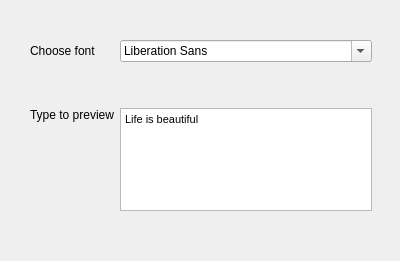
<?xml version="1.0" encoding="UTF-8"?>
<ui version="4.0">
 <class>Dialog</class>
 <widget class="QDialog" name="Dialog">
  <property name="geometry">
   <rect>
    <x>0</x>
    <y>0</y>
    <width>400</width>
    <height>261</height>
   </rect>
  </property>
  <property name="windowTitle">
   <string>Dialog</string>
  </property>
  <widget class="QWidget" name="">
   <property name="geometry">
    <rect>
     <x>30</x>
     <y>40</y>
     <width>342</width>
     <height>171</height>
    </rect>
   </property>
   <layout class="QGridLayout" name="gridLayout">
    <item row="2" column="0">
     <widget class="QLabel" name="label_2">
      <property name="text">
       <string>Type to preview</string>
      </property>
      <property name="alignment">
       <set>Qt::AlignLeading|Qt::AlignLeft|Qt::AlignTop</set>
      </property>
     </widget>
    </item>
    <item row="0" column="0">
     <widget class="QLabel" name="label">
      <property name="text">
       <string>Choose font</string>
      </property>
     </widget>
    </item>
    <item row="0" column="1">
     <widget class="QFontComboBox" name="fontComboBox"/>
    </item>
    <item row="2" column="1">
     <widget class="QTextEdit" name="textEdit">
      <property name="html">
       <string>&lt;!DOCTYPE HTML PUBLIC &quot;-//W3C//DTD HTML 4.0//EN&quot; &quot;http://www.w3.org/TR/REC-html40/strict.dtd&quot;&gt;
&lt;html&gt;&lt;head&gt;&lt;meta name=&quot;qrichtext&quot; content=&quot;1&quot; /&gt;&lt;style type=&quot;text/css&quot;&gt;
p, li { white-space: pre-wrap; }
&lt;/style&gt;&lt;/head&gt;&lt;body style=&quot; font-family:'MS Shell Dlg 2'; font-size:8.25pt; font-weight:400; font-style:normal;&quot;&gt;
&lt;p style=&quot; margin-top:0px; margin-bottom:0px; margin-left:0px; margin-right:0px; -qt-block-indent:0; text-indent:0px;&quot;&gt;Life is beautiful&lt;/p&gt;&lt;/body&gt;&lt;/html&gt;</string>
      </property>
     </widget>
    </item>
    <item row="1" column="1">
     <spacer name="verticalSpacer">
      <property name="orientation">
       <enum>Qt::Vertical</enum>
      </property>
      <property name="sizeType">
       <enum>QSizePolicy::Fixed</enum>
      </property>
      <property name="sizeHint" stdset="0">
       <size>
        <width>20</width>
        <height>40</height>
       </size>
      </property>
     </spacer>
    </item>
   </layout>
  </widget>
 </widget>
 <resources/>
 <connections/>
</ui>
